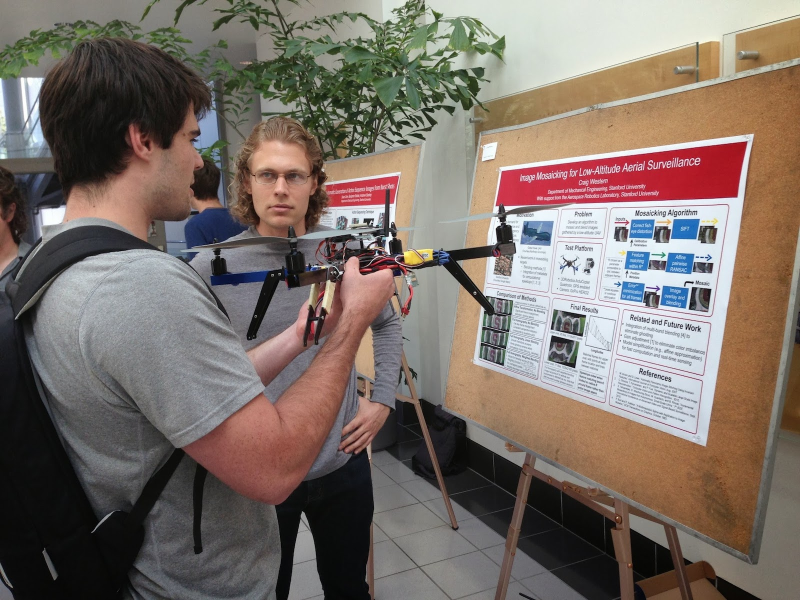
#> input picture Domasni/DomasnaRabota5/hw7_poster_1.jpg, 1600 x 1200 px, found by its file name (shown at 1/2 size); its folder holds only this picture in this run
$ python DomasnaRabota5.py
#> lines starting #> are read from the running program, lines starting #| are printed output that depends on the picture
import glob
import cv2
import numpy as np
FLANN_INDEX_KDTREE = 0
def find_keypoints(img_src):
    grey = cv2.cvtColor(img_src, cv2.COLOR_BGR2GRAY)
    descriptor = cv2.SIFT_create()
    kp, ds = descriptor.detectAndCompute(grey, None)
    return kp, ds
def find_matches(des1, des2):
    index_params = dict(algorithm=FLANN_INDEX_KDTREE, trees=5)
    search_params = dict(checks=50)
    flann = cv2.FlannBasedMatcher(index_params, search_params)
    matches = flann.knnMatch(des1, des2, k=2)
    good_matches = []
    for m, n in matches:
        if m.distance < 0.75 * n.distance:
            good_matches.append(m)
    return good_matches
def open_imgs(dir_path):
    data_path = cv2.os.path.join(dir_path, '*.jpg')
    files = glob.glob(data_path)
    data = []
    for f1 in files:
        img = cv2.imread(f1)
        data.append(img)
    return data
def get_img_hash(img):
    return repr(hash(img.tobytes()))
def describe_posters(posters):
    kps_and_dsc = {}
    for poster in posters:
        kps_and_dsc[get_img_hash(poster)] = find_keypoints(poster)
    return kps_and_dsc
def index_posters(posters):
    p_index = {}
    for poster in posters:
        p_index[get_img_hash(poster)] = poster
    return p_index
def find_inliers(kp1, kp2, good_matches):
    if len(good_matches) > 4:
        src_pts = np.float32([kp1[m.queryIdx].pt for m in good_matches]).reshape(-1, 1, 2)
        dst_pts = np.float32([kp2[m.trainIdx].pt for m in good_matches]).reshape(-1, 1, 2)
        M, mask = cv2.findHomography(src_pts, dst_pts, cv2.RANSAC, 5.0)
        matchesMask = mask.ravel().tolist()
        inliers = np.sum(matchesMask)
    else:
        inliers = 0
        matchesMask = None
    return inliers, matchesMask
def draw_matches(img1, kp1, img2, kp2, matches, matchesMask=None):
    draw_params = dict(matchColor=(0, 255, 0),
                       singlePointColor=None,
                       matchesMask=matchesMask,
                       flags=2)
    result = cv2.drawMatches(img1, kp1, img2, kp2, matches, None, **draw_params)
    return result
if __name__ == '__main__':
    posters = open_imgs("Database")
    posters_index = index_posters(posters)
    poster_kps_and_dsc = describe_posters(posters)
    for i in range(1, 4):
        query_img = cv2.imread(f'C:/Users/user/PycharmProjects/DomasnaRabota5/hw7_poster_{i}.jpg')
#> query_img is the input picture: shape (1200, 1600, 3); mean B, G, R 103.3, 111, 123.3
        if query_img is None:
            print(f"Error: Unable to read image 'hw7_poster_{i}.jpg'. Check the file path.")
            continue
        query_img_resize = cv2.resize(query_img, (int(query_img.shape[1] * 0.2), int(query_img.shape[0] * 0.2)))
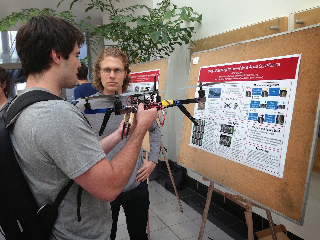
#> query_img_resize: shape (240, 320, 3); mean B, G, R 103.4, 111.1, 123.4
        kp_query, ds_query = find_keypoints(query_img_resize)
#> in find_keypoints, `grey = cv2.cvtColor(img_src, cv2.COLOR_BGR2GRAY)`:
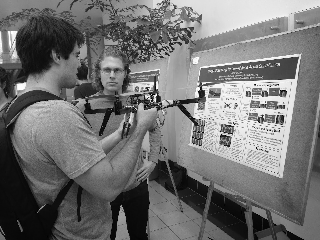
#> grey: shape (240, 320); min 0, max 254, mean 113.9
#> in find_keypoints, `kp, ds = descriptor.detectAndCompute(grey, None)`: kp = 670 keypoints; strongest (x, y, size): (155, 96, 1.8), (155, 100, 2.1), (21, 87, 7.6), (198, 89, 2.1)
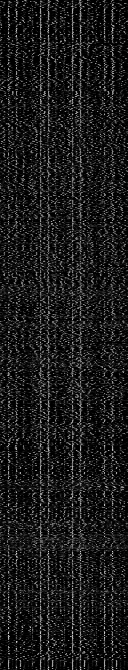
#> ds_query: shape (670, 128) float32; min 0, max 208, mean 26.7
#> kp_query has the same summary as kp in find_keypoints
        all_matches = {}
        for poster_hash, poster_kps_dsc in poster_kps_and_dsc.items():
            good_matches = find_matches(poster_kps_dsc[1], ds_query)
            inliers, matchesMask = find_inliers(poster_kps_dsc[0], kp_query, good_matches)
            if inliers > 0:
                all_matches[poster_hash] = (good_matches, inliers, matchesMask)
#> after the loop, all_matches = 0 items
        if not all_matches:
            print(f"No good matches found for query image hw7_poster_{i}.jpg")
            continue
        best_match_hash = sorted(all_matches.items(), key=lambda x: x[1][1], reverse=True)[0][0]
        best_poster = posters_index[best_match_hash]
        best_good_matches = all_matches[best_match_hash][0]
        best_matchesMask = all_matches[best_match_hash][2]
        kp_poster, _ = poster_kps_and_dsc[best_match_hash]
        result1 = draw_matches(query_img_resize, kp_query, best_poster, kp_poster, best_good_matches)
        result2 = draw_matches(query_img_resize, kp_query, best_poster, kp_poster, best_good_matches, best_matchesMask)
        cv2.imshow(f"Query {i} and Best Match", np.hstack((query_img_resize, best_poster)))
        cv2.imshow(f"Query {i} with SIFT Keypoints", result1)
        cv2.imshow(f"Query {i} with Inliers", result2)
        cv2.waitKey(0)
        cv2.destroyAllWindows()
